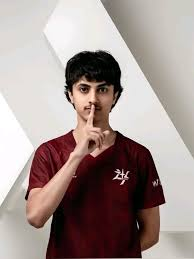
#> input picture DIP_Tasks/8.jfif, 194 x 259 px
$ jupyter execute Task_11_DIP.ipynb
#> lines starting #> are read from the running program, lines starting #| are printed output that depends on the picture; after the words box and inside, x2 and y2 are one past the last pixel; in counts of white or black regions, pixels touching at a corner belong together
LAB 11 – MORPHOLOGICAL OPERATIONS (Python – Colab)

## **Digital Image Processing Lab Task: 11**
## **2023-SE-21**

Step 1: Install & import libraries

[cell 1]
import cv2
import numpy as np
import matplotlib.pyplot as plt

Step 2: Load image

[cell 2]
# Read image
img = cv2.imread('8.jfif')
#> img is the input picture: shape (259, 194, 3); mean B, G, R 143.9, 147.8, 162.9

# Convert to grayscale
gray = cv2.cvtColor(img, cv2.COLOR_BGR2GRAY)
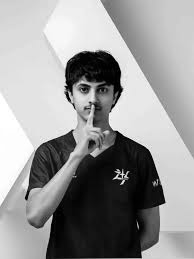
#> gray: shape (259, 194); min 0, max 255, mean 151.9

# Convert to binary
_, binary = cv2.threshold(gray, 127, 255, cv2.THRESH_BINARY)
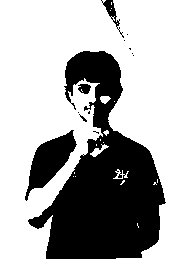
#> binary: shape (259, 194); 68.4% white; 13 black regions (8 under 20 px), largest, box (x1, y1, x2, y2) and area: (28, 51, 166, 259) 13986, (25, 130, 77, 201) 1568, (101, 0, 124, 38) 192, (78, 84, 91, 94) 95, (79, 114, 87, 122) 20

plt.imshow(binary, cmap='gray')
plt.title("Original Binary Image")
plt.axis('off')

Structuring element

[cell 3]
kernel = np.ones((3,3), np.uint8)

1. Erosion

[cell 4]
erosion = cv2.erode(binary, kernel, iterations=1)
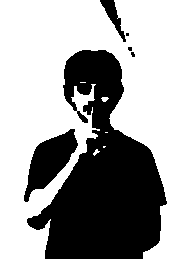
#> erosion: shape (259, 194); 64.9% white; 6 black regions (3 under 20 px), largest, box (x1, y1, x2, y2) and area: (27, 50, 167, 259) 15402, (24, 129, 78, 202) 1820, (100, 0, 126, 42) 353

plt.imshow(erosion, cmap='gray')
plt.title("Erosion")
plt.axis('off')

2. Dilation

[cell 5]
dilation = cv2.dilate(binary, kernel, iterations=1)
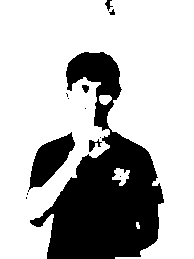
#> dilation: shape (259, 194); 71.9% white; 13 black regions (7 under 20 px), largest, box (x1, y1, x2, y2) and area: (30, 52, 164, 259) 12617, (28, 132, 75, 192) 1323, (89, 139, 102, 152) 76, (82, 85, 89, 93) 41, (105, 0, 113, 11) 40, (109, 9, 115, 15) 21

plt.imshow(dilation, cmap='gray')
plt.title("Dilation")
plt.axis('off')

3. Opening

[cell 6]
opening = cv2.morphologyEx(binary, cv2.MORPH_OPEN, kernel)
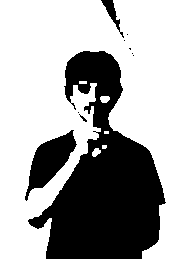
#> opening: shape (259, 194); 67.8% white; 10 black regions (6 under 20 px), largest, box (x1, y1, x2, y2) and area: (28, 51, 166, 259) 14337, (25, 130, 77, 201) 1568, (101, 0, 124, 38) 226, (79, 114, 87, 122) 20

plt.imshow(opening, cmap='gray')
plt.title("Opening")
plt.axis('off')

4. Closing

[cell 7]
closing = cv2.morphologyEx(binary, cv2.MORPH_CLOSE, kernel)
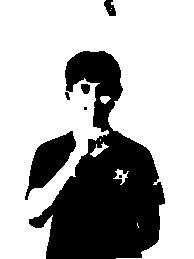
#> closing: shape (259, 194); 68.9% white; 7 black regions (2 under 20 px), largest, box (x1, y1, x2, y2) and area: (29, 51, 165, 259) 13795, (25, 131, 76, 200) 1563, (104, 0, 116, 16) 126, (81, 84, 90, 94) 75, (65, 92, 70, 100) 27

plt.imshow(closing, cmap='gray')
plt.title("Closing")
plt.axis('off')

2. Boundary Extraction

[cell 8]
boundary = binary - erosion
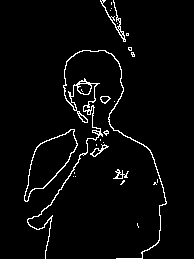
#> boundary: shape (259, 194); 3.5% white in thin lines or dots, all inside (x1, y1, x2, y2) = (24, 0, 167, 259)

plt.imshow(boundary, cmap='gray')
plt.title("Boundary Extraction")
plt.axis('off')

3. Fill Holes using Reconstruction

[cell 9]
filled = cv2.morphologyEx(binary, cv2.MORPH_CLOSE, kernel, iterations=3)
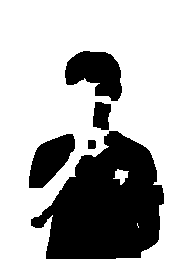
#> filled: shape (259, 194); 70.2% white; 5 black regions, box (x1, y1, x2, y2) and area: (31, 131, 164, 259) 11073, (65, 51, 122, 101) 1906, (29, 134, 75, 188) 1499, (93, 102, 111, 130) 408, (88, 140, 96, 149) 70

plt.imshow(filled, cmap='gray')
plt.title("Hole Filled Image")
plt.axis('off')

4. Remove Noise using Morphology

[cell 10]
noise_removed = cv2.morphologyEx(binary, cv2.MORPH_OPEN, kernel)
noise_removed = cv2.morphologyEx(noise_removed, cv2.MORPH_CLOSE, kernel)
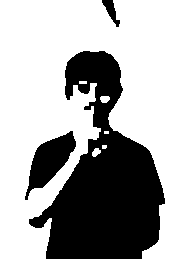
#> noise_removed: shape (259, 194); 68% white; 3 black regions, box (x1, y1, x2, y2) and area: (29, 51, 165, 259) 14292, (25, 131, 76, 200) 1563, (102, 0, 120, 27) 201

plt.imshow(noise_removed, cmap='gray')
plt.title("Noise Removed Image")
plt.axis('off')

5. Detect Specific Shapes

[cell 11]
kernel_square = cv2.getStructuringElement(cv2.MORPH_RECT, (15,15))

shape_detect = cv2.erode(binary, kernel_square, iterations=1)
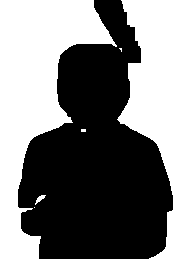
#> shape_detect: shape (259, 194); 50.9% white; 1 black region, box (x1, y1, x2, y2) and area: (18, 0, 173, 259) 24673

plt.imshow(shape_detect, cmap='gray')
plt.title("Detected Shape")
plt.axis('off')

$ run again, with DIP_Tasks/2.jfif copied over DIP_Tasks/8.jfif
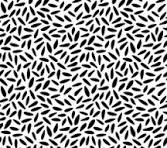
#> input picture DIP_Tasks/2.jfif, 167 x 148 px
#> img is the input picture: shape (148, 167, 3); min 0, max 255, mean 161.1
#> binary: shape (148, 167); 65.4% white; black in thin lines or dots
#> erosion: shape (148, 167); 19.5% white in thin lines or dots
#> dilation: shape (148, 167); 97.5% white; black in thin lines or dots
#> opening: shape (148, 167); 56.5% white; 41 black regions (19 under 20 px), largest, box (x1, y1, x2, y2) and area: (0, 0, 167, 148) 9511, (54, 50, 81, 71) 185, (138, 50, 164, 71) 179
#> closing: shape (148, 167); 85.9% white; 233 black regions (180 under 20 px), largest, box (x1, y1, x2, y2) and area: (158, 32, 163, 41) 32, (5, 36, 11, 44) 32, (130, 127, 135, 136) 32
#> boundary: shape (148, 167); 45.8% white in thin lines or dots
#> filled: shape (148, 167); every value is 255
#> `noise_removed = cv2.morphologyEx(noise_removed, cv2.MORPH_CLOSE, kernel)`:
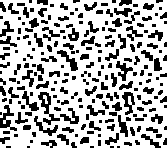
#> noise_removed: shape (148, 167); 69.3% white; 225 black regions (98 under 20 px), largest, box (x1, y1, x2, y2) and area: (38, 92, 60, 125) 229, (0, 105, 17, 131) 174, (122, 92, 135, 115) 152
#> shape_detect: shape (148, 167); every value is 0
